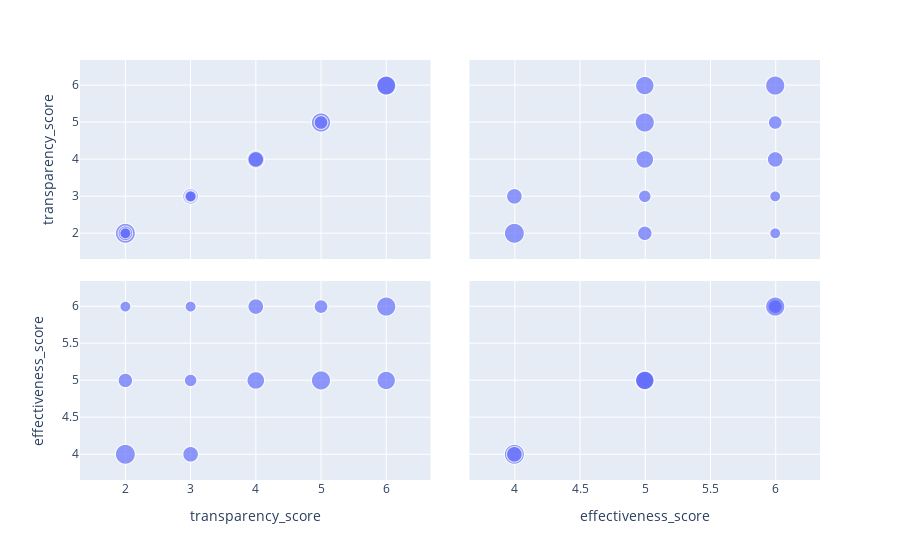

Notebook code cell kept with this figure:
### Markdown cell above
We expect to see in the top right and bottom left graphs two straight diagonal lines. In practice, given the way we produced the data, we do not expect a line but rather the points to be more frequent in the diagonal.

### Code cell
import plotly.express as px
fig = px.scatter_matrix(newDf, dimensions=["transparency_score", "effectiveness_score"],size="frequency")
fig.show()

### Figure 1 — Plotly figure (JSON) as saved in the notebook; plotly's stock layout.template omitted (floating-point values rounded to 4 significant figures)
{"data": [{"dimensions": [{"axis": {"matches": true}, "label": "transparency_score", "values": [2, 2, 2, 3, 3, 3, 4, 4, 5, 5, 6, 6]}, {"axis": {"matches": true}, "label": "effectiveness_score", "values": [4, 5, 6, 4, 5, 6, 5, 6, 5, 6, 5, 6]}], "hovertemplate": "frequency=%{marker.size}<br>%{xaxis.title.text}=%{x}<br>%{yaxis.title.text}=%{y}<extra></extra>", "legendgroup": "", "marker": {"color": "#636efa", "size": [13, 7, 4, 8, 5, 4, 10, 8, 12, 6, 11, 12], "sizemode": "area", "sizeref": 0.0325, "symbol": "circle"}, "name": "", "showlegend": false, "type": "splom"}], "layout": {"dragmode": "select", "legend": {"itemsizing": "constant", "tracegroupgap": 0}, "margin": {"t": 60}}}
